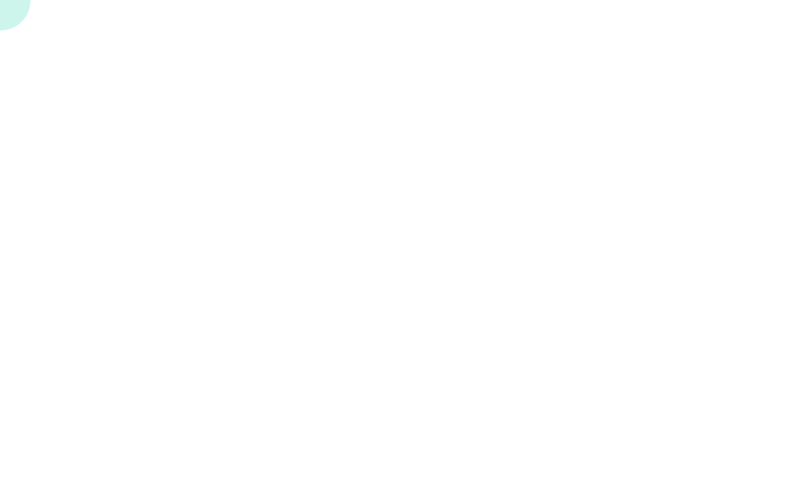
Frame 1 (no input)
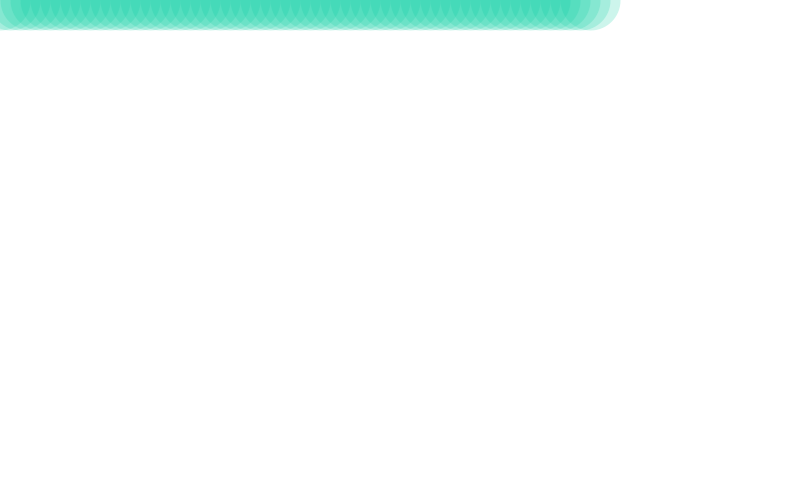
Frame 60 (the mouse pressed at the canvas centre just before this capture)
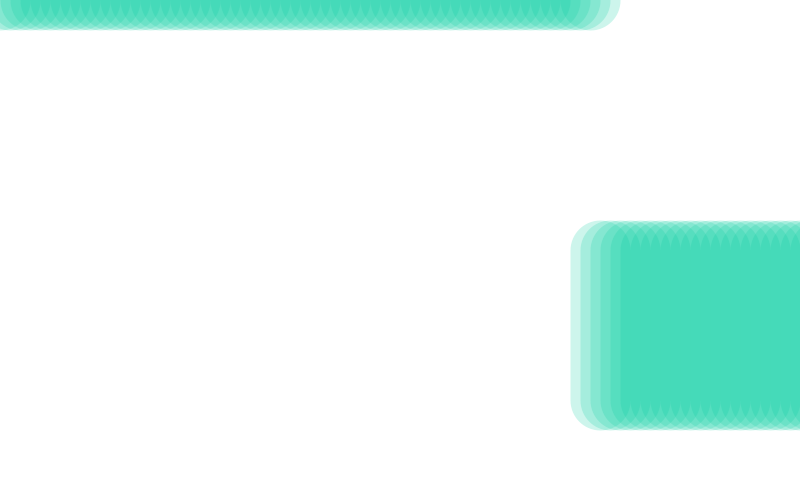
Frame 120 (the mouse held since frame 60 and released just before this capture)

The Processing sketch that drew these frames (run headless with seeded random() and noise(); from frame 60 on, the mouse is pressed at the canvas centre):

// Processing sketch: przyklad8
// ── przyklad8.pde
float pozycja = 0;
float odstep = 10;

void setup()
{
size(800, 500);
background(255);
strokeWeight(60);
stroke(0,202,156, 50);
frameRate(10);
}
void draw()
{
line(pozycja, mouseY,   pozycja, mouseX);
pozycja = pozycja + odstep;
}
